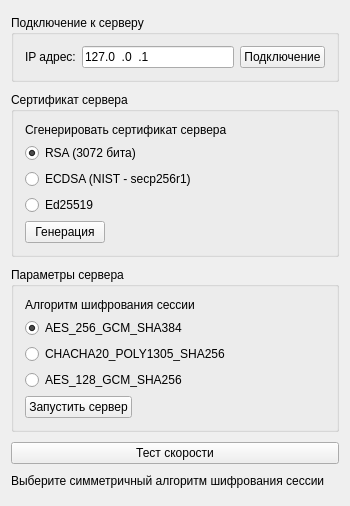
<?xml version="1.0" encoding="UTF-8"?>
<ui version="4.0">
 <class>Widget</class>
 <widget class="QWidget" name="Widget">
  <property name="geometry">
   <rect>
    <x>0</x>
    <y>0</y>
    <width>350</width>
    <height>506</height>
   </rect>
  </property>
  <property name="windowTitle">
   <string>Обмен сообщениями TLS 1.3</string>
  </property>
  <layout class="QGridLayout" name="gridLayout_3">
   <item row="4" column="0">
    <widget class="QLabel" name="label">
     <property name="sizePolicy">
      <sizepolicy hsizetype="Preferred" vsizetype="Fixed">
       <horstretch>0</horstretch>
       <verstretch>0</verstretch>
      </sizepolicy>
     </property>
     <property name="text">
      <string>Выберите симметричный алгоритм шифрования сессии</string>
     </property>
    </widget>
   </item>
   <item row="0" column="0">
    <widget class="QGroupBox" name="groupBox">
     <property name="sizePolicy">
      <sizepolicy hsizetype="Preferred" vsizetype="Fixed">
       <horstretch>0</horstretch>
       <verstretch>0</verstretch>
      </sizepolicy>
     </property>
     <property name="title">
      <string>Подключение к серверу</string>
     </property>
     <layout class="QHBoxLayout" name="horizontalLayout">
      <item>
       <widget class="QLabel" name="label_2">
        <property name="sizePolicy">
         <sizepolicy hsizetype="Fixed" vsizetype="Fixed">
          <horstretch>0</horstretch>
          <verstretch>0</verstretch>
         </sizepolicy>
        </property>
        <property name="text">
         <string>IP адрес:</string>
        </property>
       </widget>
      </item>
      <item>
       <widget class="QLineEdit" name="lineEdit">
        <property name="inputMask">
         <string>009.009.009.009</string>
        </property>
        <property name="text">
         <string>127.0.0.1</string>
        </property>
       </widget>
      </item>
      <item>
       <widget class="QPushButton" name="pushButton">
        <property name="sizePolicy">
         <sizepolicy hsizetype="Fixed" vsizetype="Fixed">
          <horstretch>0</horstretch>
          <verstretch>0</verstretch>
         </sizepolicy>
        </property>
        <property name="text">
         <string>Подключение</string>
        </property>
       </widget>
      </item>
     </layout>
    </widget>
   </item>
   <item row="2" column="0">
    <widget class="QGroupBox" name="groupBox_2">
     <property name="sizePolicy">
      <sizepolicy hsizetype="Preferred" vsizetype="Fixed">
       <horstretch>0</horstretch>
       <verstretch>0</verstretch>
      </sizepolicy>
     </property>
     <property name="title">
      <string>Параметры сервера</string>
     </property>
     <layout class="QGridLayout" name="gridLayout">
      <item row="2" column="0">
       <widget class="QRadioButton" name="radioButton_2">
        <property name="text">
         <string>CHACHA20_POLY1305_SHA256</string>
        </property>
       </widget>
      </item>
      <item row="0" column="0">
       <widget class="QLabel" name="label_3">
        <property name="text">
         <string>Алгоритм шифрования сессии</string>
        </property>
       </widget>
      </item>
      <item row="1" column="0">
       <widget class="QRadioButton" name="radioButton">
        <property name="text">
         <string>AES_256_GCM_SHA384</string>
        </property>
        <property name="checked">
         <bool>true</bool>
        </property>
       </widget>
      </item>
      <item row="3" column="0">
       <widget class="QRadioButton" name="radioButton_3">
        <property name="text">
         <string>AES_128_GCM_SHA256</string>
        </property>
       </widget>
      </item>
      <item row="4" column="0">
       <widget class="QPushButton" name="pushButton_2">
        <property name="sizePolicy">
         <sizepolicy hsizetype="Fixed" vsizetype="Fixed">
          <horstretch>0</horstretch>
          <verstretch>0</verstretch>
         </sizepolicy>
        </property>
        <property name="text">
         <string>Запустить сервер</string>
        </property>
       </widget>
      </item>
      <item row="0" column="1">
       <widget class="QLabel" name="label_4">
        <property name="text">
         <string/>
        </property>
       </widget>
      </item>
     </layout>
    </widget>
   </item>
   <item row="1" column="0">
    <widget class="QGroupBox" name="groupBox_3">
     <property name="sizePolicy">
      <sizepolicy hsizetype="Preferred" vsizetype="Fixed">
       <horstretch>0</horstretch>
       <verstretch>0</verstretch>
      </sizepolicy>
     </property>
     <property name="title">
      <string>Сертификат сервера</string>
     </property>
     <layout class="QFormLayout" name="formLayout">
      <item row="0" column="0">
       <widget class="QLabel" name="label_5">
        <property name="text">
         <string>Сгенерировать сертификат сервера</string>
        </property>
       </widget>
      </item>
      <item row="0" column="1">
       <widget class="QLabel" name="label_6">
        <property name="text">
         <string/>
        </property>
       </widget>
      </item>
      <item row="1" column="0">
       <widget class="QRadioButton" name="radioButton_5">
        <property name="text">
         <string>RSA (3072 бита)</string>
        </property>
        <property name="checked">
         <bool>true</bool>
        </property>
       </widget>
      </item>
      <item row="2" column="0">
       <widget class="QRadioButton" name="radioButton_4">
        <property name="text">
         <string>ECDSA (NIST - secp256r1)</string>
        </property>
       </widget>
      </item>
      <item row="3" column="0">
       <widget class="QRadioButton" name="radioButton_6">
        <property name="text">
         <string>Ed25519</string>
        </property>
       </widget>
      </item>
      <item row="4" column="0">
       <widget class="QPushButton" name="pushButton_3">
        <property name="sizePolicy">
         <sizepolicy hsizetype="Fixed" vsizetype="Fixed">
          <horstretch>0</horstretch>
          <verstretch>0</verstretch>
         </sizepolicy>
        </property>
        <property name="text">
         <string>Генерация</string>
        </property>
       </widget>
      </item>
     </layout>
    </widget>
   </item>
   <item row="3" column="0">
    <widget class="QPushButton" name="pushButton_4">
     <property name="text">
      <string>Тест скорости</string>
     </property>
    </widget>
   </item>
  </layout>
 </widget>
 <layoutdefault spacing="6" margin="11"/>
 <resources/>
 <connections/>
</ui>
